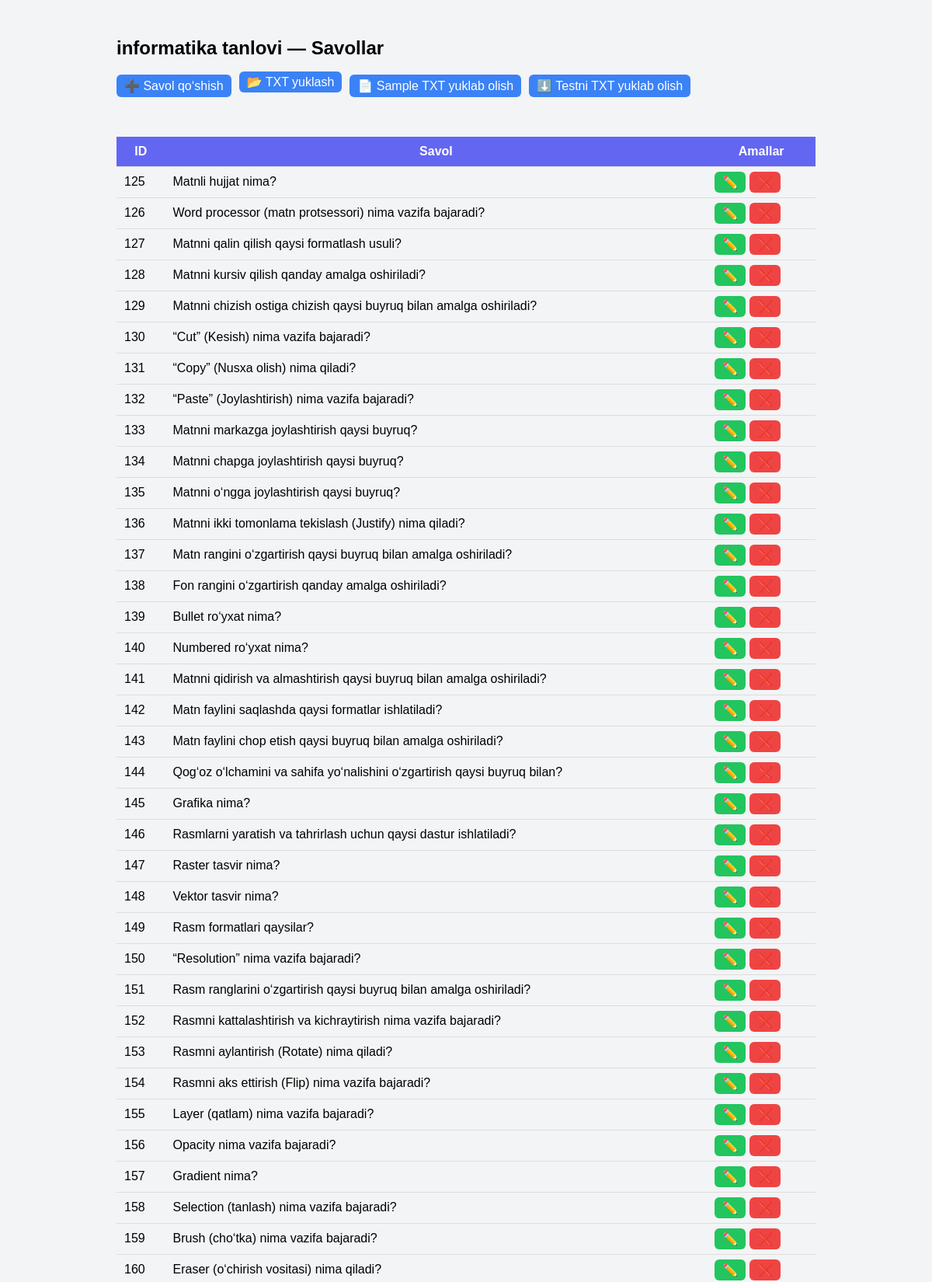
The app's page /admin/questions/4 (upper part) with its own data.
### tables this page shows
CREATE TABLE tests (
            id INTEGER PRIMARY KEY AUTOINCREMENT,
            title TEXT NOT NULL,
            duration INTEGER NOT NULL,
            description TEXT NOT NULL,
            test_class INTEGER NOT NULL,
            start_time DATETIME NOT NULL,
            end_time DATETIME NOT NULL
        );

CREATE TABLE questions (
        id INTEGER PRIMARY KEY AUTOINCREMENT,
        title TEXT NOT NULL,
        description TEXT NOT NULL,
        test_id INTEGER NOT NULL,
        FOREIGN KEY (test_id) REFERENCES tests(id)
    );

### routes/admin.py (the view)
@bp.route("/questions/<int:test_id>")
def questions(test_id):
    with sqlite3.connect("database.db") as conn:
        conn.row_factory = sqlite3.Row
        test = conn.execute(
            "SELECT * FROM tests WHERE id=?",
            (test_id,)
        ).fetchone()
        questions = conn.execute("""
            SELECT * FROM questions
            WHERE test_id=?
        """, (test_id,)).fetchall()
    return render_template("admin/questions.html", test=test, questions=questions)

### templates/admin/questions.html (shortened to what this page needs)
<!DOCTYPE html>
<html lang="uz">
<head>
</head>
<body>
<div class="container">
<h2>{{ test.title }} — Savollar</h2>
<div style="display:flex; gap:10px; margin-bottom:15px;">
    <a href="/admin/add_question/{{ test.id }}" class="button add">➕ Savol qo‘shish</a>
    <form action="/admin/upload_questions/{{ test.id }}" method="POST" enctype="multipart/form-data">
        <label class="button add" style="cursor:pointer;">
            📂 TXT yuklash
        </label>
    </form>
    <a href="{{ url_for('admin.download_sample') }}" class="button add">📄 Sample TXT yuklab olish</a>
    <a href="{{ url_for('admin.download_test', test_id=test.id) }}" class="button add">⬇️ Testni TXT yuklab olish</a>
</div>
<br><br>
<table>
    <tr>
        <th>ID</th>
        <th>Savol</th>
        <th>Amallar</th>
    </tr>
    {% for q in questions %}
    <tr>
        <td>{{ q.id }}</td>
        <td>{{ q.title }}</td>
        <td>
            <a href="/admin/edit_question/{{ q.id }}" class="button edit">✏️</a>
            <a href="/admin/delete_question/{{ q.id }}" class="button delete"
               onclick="return confirm('O‘chirmoqchimisiz?')">❌</a>
        </td>
    </tr>
    {% endfor %}
</table>
<br>
</div>
</body>
</html>

### templates/admin/questions.html (style rules this page uses)
body { font-family: sans-serif; background: #f3f4f6; }
.container { max-width: 900px; margin: auto; padding: 20px; }
table { width: 100%; border-collapse: collapse; }
th, td { padding: 10px; border-bottom: 1px solid #ddd; }
th { background: #6366f1; color: white; }
.button { padding: 5px 10px; border-radius: 6px; color: white; text-decoration: none; }
.edit { background: #22c55e; }
.delete { background: #ef4444; }
.add { background: #3b82f6; }

### records on screen
tests: title "informatika tanlovi"
questions: id "125", title "Matnli hujjat nima?"
questions: id "126", title "Word processor (matn protsessori) nima vazifa bajaradi?"
questions: id "127", title "Matnni qalin qilish qaysi formatlash usuli?"
questions: id "128", title "Matnni kursiv qilish qanday amalga oshiriladi?"
questions: id "129", title "Matnni chizish ostiga chizish qaysi buyruq bilan amalga oshiriladi?"
questions: id "130", title "“Cut” (Kesish) nima vazifa bajaradi?"
questions: id "131", title "“Copy” (Nusxa olish) nima qiladi?"
questions: id "132", title "“Paste” (Joylashtirish) nima vazifa bajaradi?"
questions: id "133", title "Matnni markazga joylashtirish qaysi buyruq?"
questions: id "134", title "Matnni chapga joylashtirish qaysi buyruq?"
questions: id "135", title "Matnni o‘ngga joylashtirish qaysi buyruq?"
questions: id "136", title "Matnni ikki tomonlama tekislash (Justify) nima qiladi?"
questions: id "137", title "Matn rangini o‘zgartirish qaysi buyruq bilan amalga oshiriladi?"
questions: id "138", title "Fon rangini o‘zgartirish qanday amalga oshiriladi?"
questions: id "139", title "Bullet ro‘yxat nima?"
questions: id "140", title "Numbered ro‘yxat nima?"
questions: id "141", title "Matnni qidirish va almashtirish qaysi buyruq bilan amalga oshiriladi?"
questions: id "142", title "Matn faylini saqlashda qaysi formatlar ishlatiladi?"
questions: id "143", title "Matn faylini chop etish qaysi buyruq bilan amalga oshiriladi?"
questions: id "144", title "Qog‘oz o‘lchamini va sahifa yo‘nalishini o‘zgartirish qaysi buyruq bilan?"
questions: id "145", title "Grafika nima?"
questions: id "146", title "Rasmlarni yaratish va tahrirlash uchun qaysi dastur ishlatiladi?"
questions: id "147", title "Raster tasvir nima?"
questions: id "148", title "Vektor tasvir nima?"
questions: id "149", title "Rasm formatlari qaysilar?"
questions: id "150", title "“Resolution” nima vazifa bajaradi?"
questions: id "151", title "Rasm ranglarini o‘zgartirish qaysi buyruq bilan amalga oshiriladi?"
questions: id "152", title "Rasmni kattalashtirish va kichraytirish nima vazifa bajaradi?"
questions: id "153", title "Rasmni aylantirish (Rotate) nima qiladi?"
questions: id "154", title "Rasmni aks ettirish (Flip) nima vazifa bajaradi?"
questions: id "155", title "Layer (qatlam) nima vazifa bajaradi?"
questions: id "156", title "Opacity nima vazifa bajaradi?"
questions: id "157", title "Gradient nima?"
questions: id "158", title "Selection (tanlash) nima vazifa bajaradi?"
questions: id "159", title "Brush (cho‘tka) nima vazifa bajaradi?"
questions: id "160", title "Eraser (o‘chirish vositasi) nima qiladi?"
